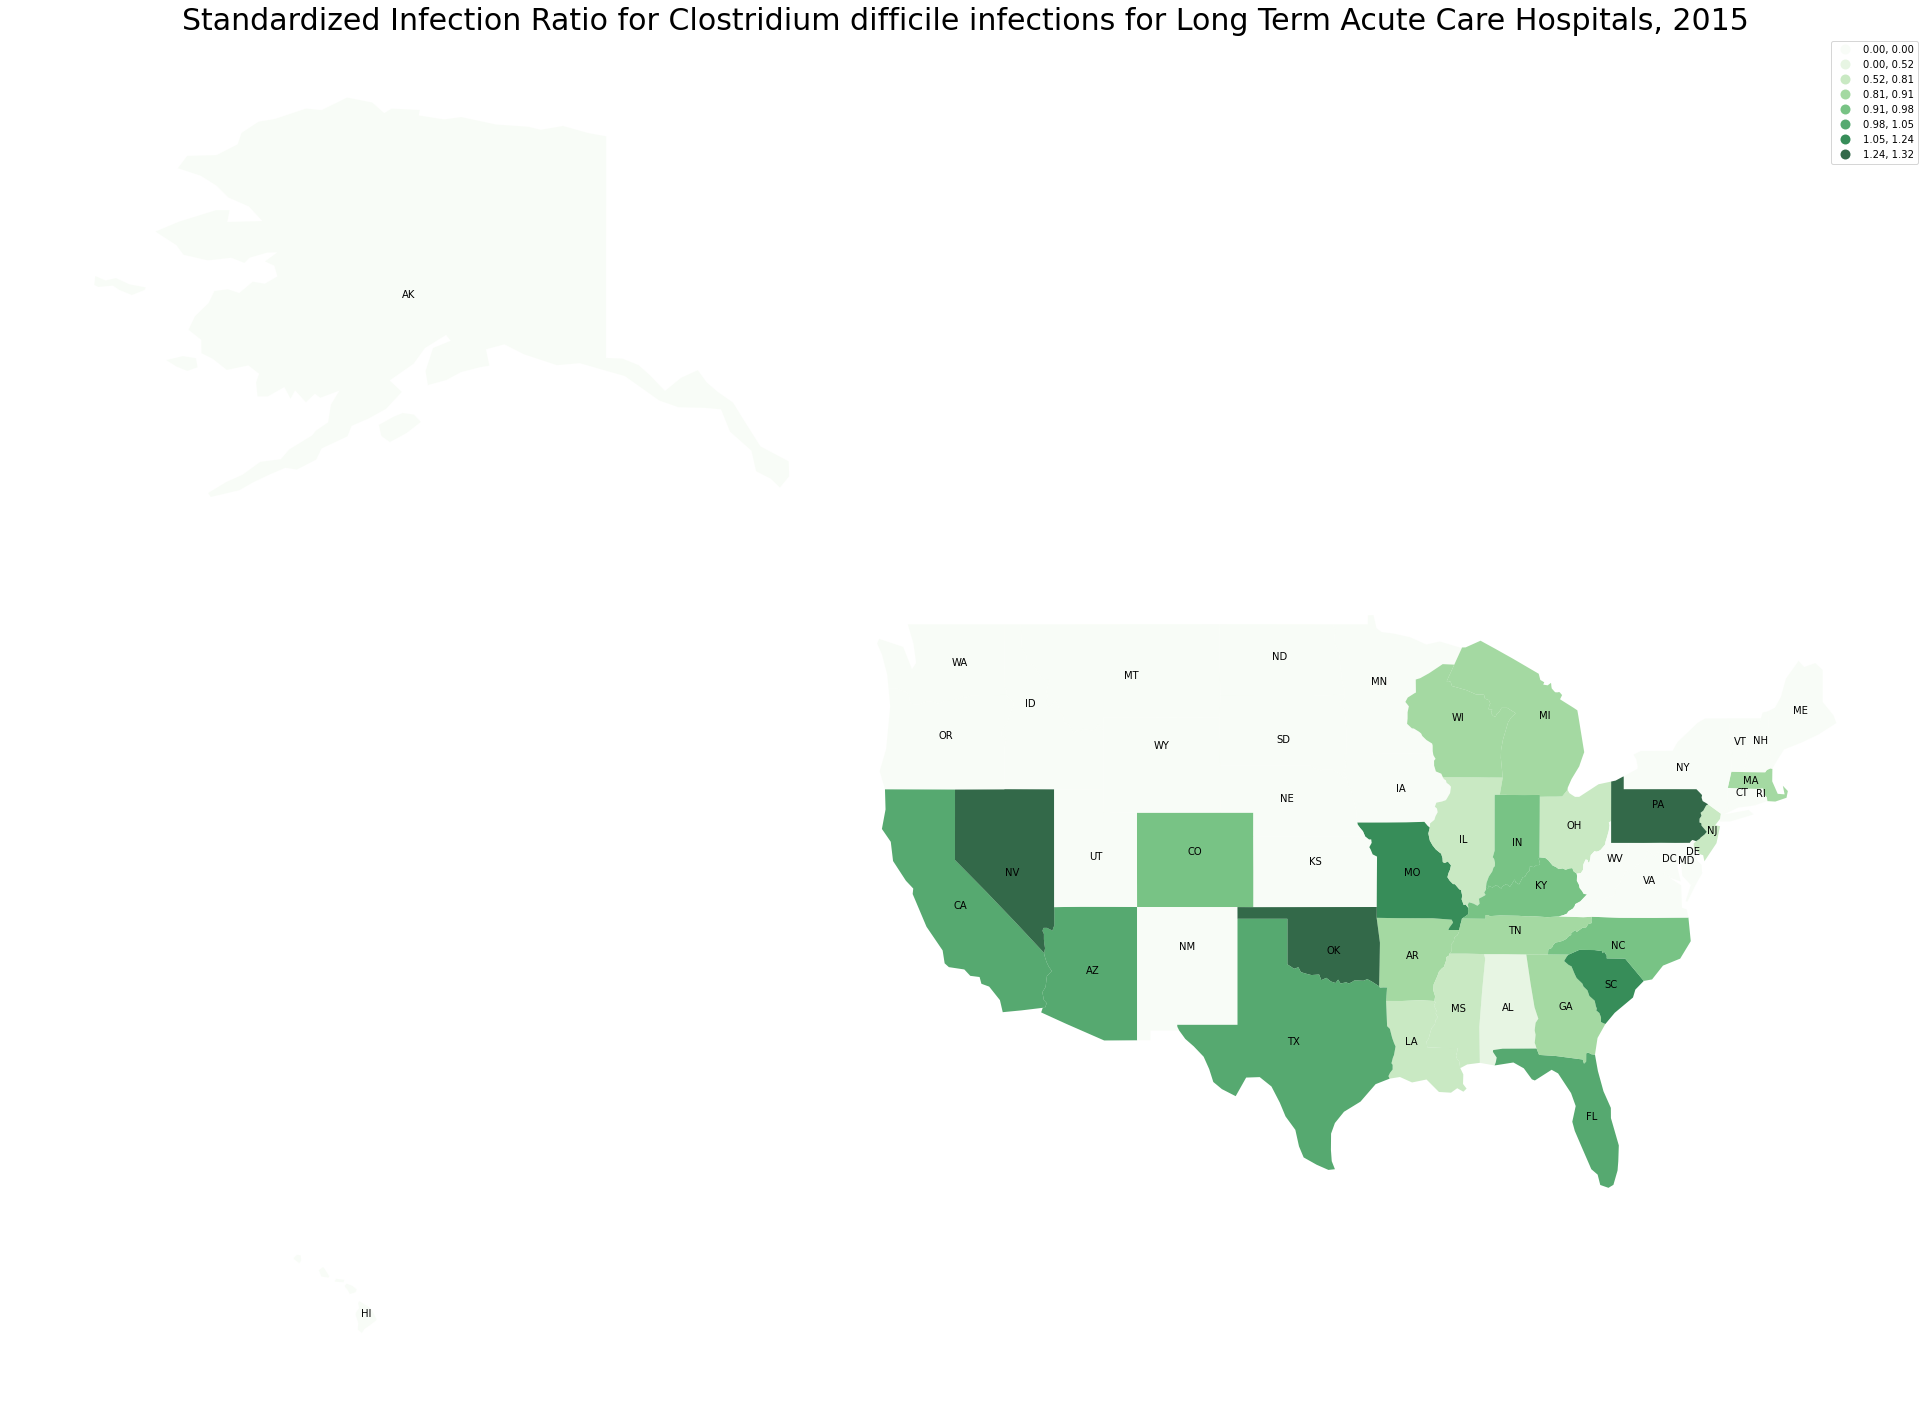

Here is the Python script that generated this plot:
#!/usr/bin/env python3
# -*- coding: utf-8 -*-
"""
Created on Thu Jun 24 20:52:13 2021

@author: Cait
"""

import geopandas as gpd
import matplotlib.pyplot as plt
import pandas as pd

shapefile='/Users/Cait/Desktop/MatPlot2/ne_110m_admin_1_states_provinces.shp'
gdf = gpd.read_file(shapefile)[['postal', 'adm0_a3', 'geometry']]
gdf.columns = ['state', 'country', 'geometry']
gdf.head()
gdf.plot()
#print(gdf)
dir1 = "/Users/Cait/Desktop/MatPlot2/"
data_filename = "LTACHCDI.csv"
data1= pd.read_csv(dir1+data_filename,names=['state','HAI'])
data1.head()
print(data1)
gdf['coords']=gdf['geometry'].apply(lambda x: x.representative_point().coords[:])
gdf['coords']=[coords[0]for coords in gdf['coords']]
ax=gdf.to_crs(epsg=4326).plot()
ax.set_axis_off()
for idx, row in gdf.iterrows():plt.annotate(s=row['state'], xy=row['coords'],horizontalalignment='center')
merged=gdf.merge(data1,left_on='state', right_on='state')
merged.head()
#print(data1)
#print(merged)
merged.plot()
ft='HAI'
plate=merged.to_crs(epsg=4326)
#print(plate)
ax=plate.plot(column=ft,scheme="fisher_jenks",k=8,cmap="Greens",legend=True,alpha=0.8,linewidth=1,figsize=(50,25))
ax.set_title("Standardized Infection Ratio for Clostridium difficile infections for Long Term Acute Care Hospitals, 2015", fontsize = 30)
ax.set_axis_off()
for idx, row in gdf.iterrows():plt.annotate(s=row['state'], xy=row['coords'], horizontalalignment='center')
